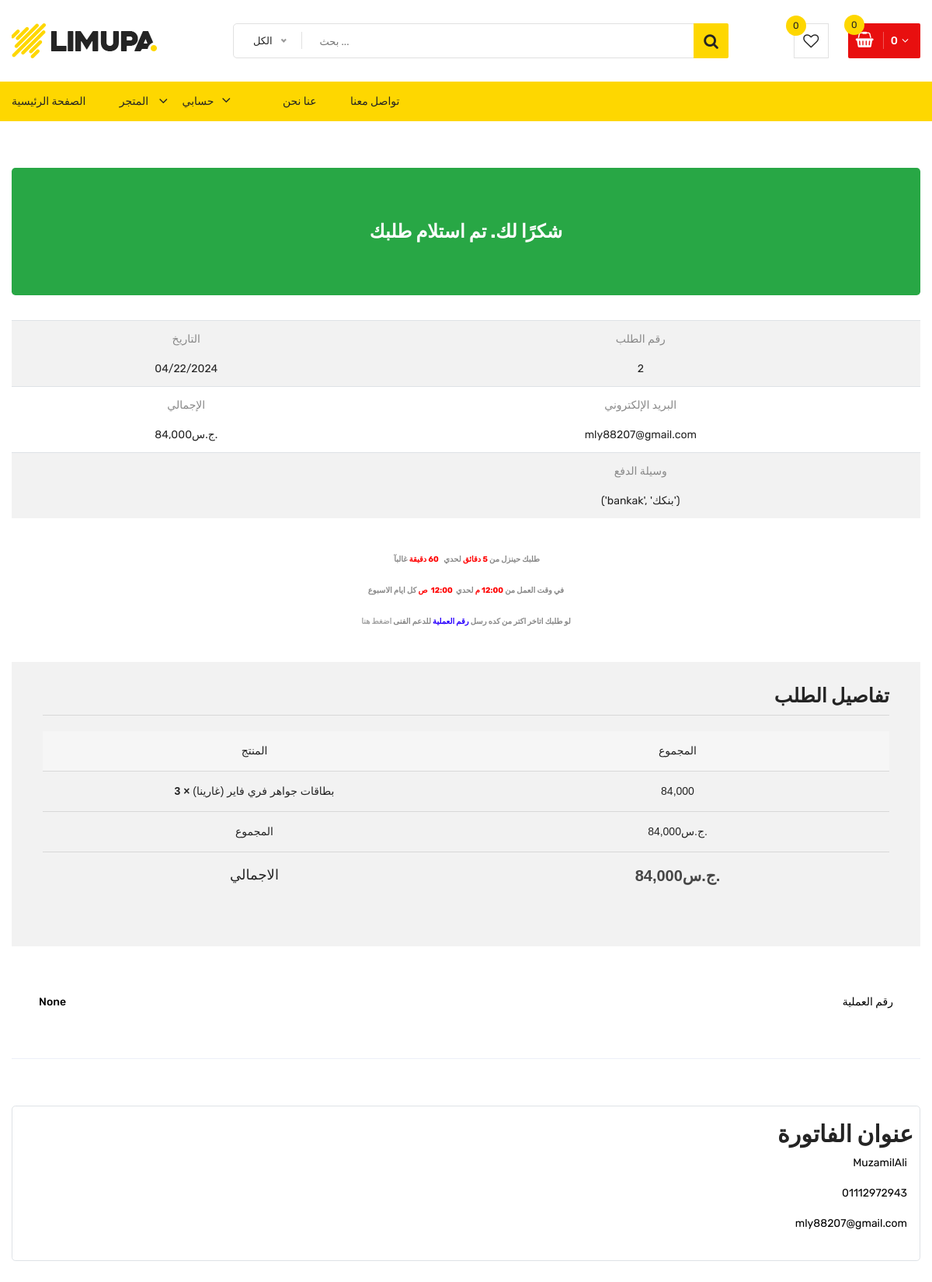
Page /payment/checkout-processed/2/ (signed in) on the committed database.
### apps/orders/models.py (models this page shows, shortened)
class Order(models.Model):
    PAYMENT_CHOICES = (
        ("bankak", "بنكك"),
        ("wallet", "محفظة الحساب"),
    )
    user = models.ForeignKey(User, on_delete=models.DO_NOTHING, related_name="user_order")
    full_name = models.CharField(max_length=50)
    email = models.EmailField()
    phone = models.CharField(max_length=100)
    created = models.DateTimeField(auto_now_add=True)
    total_paid = models.DecimalField(max_digits=8, decimal_places=0)
    order_key = models.CharField(max_length=200, null=True, blank=True)
    payment_screenshot = models.ImageField(null=True, blank=True)
    payment_method = models.CharField(
        max_length=20,
        choices=PAYMENT_CHOICES,
        blank=True,
        default="bankak",
    )
    order_number = models.PositiveIntegerField(null=True, blank=True)
    is_closed = models.BooleanField(default=False)
    class Meta:
        ordering = ["-created"]

class OrderItem(models.Model):
    order = models.ForeignKey(
        Order,
        on_delete=models.CASCADE,
        related_name="items",
    )
    card = models.ForeignKey(
        Card,
        on_delete=models.CASCADE,
        related_name="item_card",
    )
    price = models.DecimalField(max_digits=7, decimal_places=0)
    quantity = models.PositiveIntegerField(default=1)
    code = models.CharField(max_length=100, default="غير متوفر بعد")

### apps/shop/models.py (models this page shows, shortened)
class Card(models.Model):
    name = models.CharField(max_length=255)
    card_code = models.CharField(max_length=255)
    game = models.ForeignKey(Game, on_delete=models.CASCADE, related_name="game_cards")
    price = models.DecimalField(max_digits=7, decimal_places=0)
    discount = models.ForeignKey(Discount, on_delete=models.CASCADE, blank=True, null=True)
    created = models.DateTimeField(auto_now_add=True)
    is_active = models.BooleanField(default=True)
    objects = CardManager()
    active = CardManager()
    class Meta:
        verbose_name_plural = "Cards"
        ordering = ["price"]

class Game(models.Model):
    name = models.CharField(max_length=255, unique=True)
    note = models.TextField(blank=True, null=True)
    description = models.TextField(blank=True, null=True)
    image = models.ImageField(upload_to="games/")  # Optional image field
    category = models.ForeignKey(
        Category, related_name="cards", on_delete=models.SET_NULL, null=True, blank=True
    )
    created_by = models.ForeignKey(
        User, related_name="card_creator", on_delete=models.CASCADE, null=True, blank=True
    )
    slug = models.SlugField(max_length=125)
    is_active = models.BooleanField(default=True)
    created = models.DateTimeField(auto_now_add=True)
    updated = models.DateTimeField(auto_now=True)
    objects = models.Manager()
    active = CardManager()
    class Meta:
        verbose_name_plural = "Games"
        ordering = ["-created"]

### apps/payment/views.py (the view)
# urls.py: path("checkout-processed/<str:order_id>/", views.checkout_processed, name="checkout-processed"),
@login_required
def checkout_processed(request: HttpRequest, order_id):
    user = request.user
    order = get_object_or_404(Order, id=order_id, user=user)
    context = {"order": order}
    if not order.is_closed:
        return render(request, "payment/checkout-processed.html", context)
    return render(request, "account/user/order-details.html", context)

### apps/accounts/context_processors.py (called while the page is built)
def account_context(request):
    context = {"wishlist_count": 0}
    if request.user.is_authenticated:
        context["wishlist_count"] = Wishlist.objects.filter(user=request.user).count()
    return context

### apps/cart/cart.py (called while the page is built)
    def __len__(self):
        return sum(int(item["qty"]) for item in self.cart.values())

    def get_cart_total(self):
        return sum(int(item["price"]) * int(item["qty"]) for item in self.cart.values())

### apps/cart/context_processors.py (called while the page is built)
def cart(request):
    cart = Cart(request)
    cards = Card.objects.filter(id__in=cart.cart.keys())
    return {"cart": cart, "cart_cards": cards}

### apps/cart/templatetags/cart_filers.py (called while the page is built)
@register.filter
def order_item_total_price(order_item):
    return int(order_item.price) * order_item.quantity

### apps/shop/context_processors.py (called while the page is built)
def game_categories(request):
    categories = Category.objects.all()
    context = {"categories": categories}
    return context

### apps/shop/models.py (called while the page is built)
    def get_queryset(self):
        return super(CardManager, self).get_queryset().filter(is_active=True)

### utils/functional.py (called while the page is built)
def get_url(request=None):
    request = request or HttpRequest()
    domain = get_current_site(request).domain
    return "{0}://{1}".format(request.scheme, domain)

def get_full_url(request=None):
    request = request or HttpRequest()
    return get_url(request) + "{0}".format(request.get_full_path())

### templates/payment/checkout-processed.html (shortened to what this page needs)
{% extends 'base.html' %} {% load static %} {% load cart_filers %}{% load humanize %}{% block content %}
<div class="checkout-area pt-60 pb-30">
  <div class="container">
    <div class="jumbotron bg-success" style="text-align: center">
      <span style="font-size: 24px; font-weight: 700; color: white; direction: rtl">شكرًا لك. تم استلام طلبك</span>
    </div>
    <table class="table table-striped" style="text-align: center">
      <tbody>
        <tr>
          <td>
            <p>التاريخ</p>
            <span>{{order.created|date:"SHORT_DATE_FORMAT"}}</span>
          </td>
          <td>
            <p>رقم الطلب</p>
            <span>{{order.id}}</span>
          </td>
        </tr>
        <tr>
          <td>
            <p>الإجمالي</p>
            <span>{{order.total_paid|intcomma}}ج.س.</span>
          </td>
          <td>
            <p>البريد الإلكتروني</p>
            <span>{{order.email}}</span>
          </td>
        </tr>
        <tr>
          <td></td>
          <td colspan="2">
            <p>وسيلة الدفع</p>
            <span>{{order.get_payment_method_display}}</span>
          </td>
        </tr>
      </tbody>
    </table>
    <div style="margin: 40px 0">
      <p style="text-align: center">
        <b>
          <span style="font-size: x-small">
            &nbsp;طلبك حينزل من
            <span style="color: red">5 دقائق</span>
            لحدي
            <span style="color: red">&nbsp; 60 دقيقة</span>
            غالبآ
          </span>
        </b>
      </p>
      <p style="text-align: center">
        <b>
          <span style="font-size: x-small">
            <span style="color: red">12:00 م</span>
            لحدي&nbsp;
            <span style="color: red">
              12:00&nbsp;
              <span>ص</span>
            </span>
            كل ايام الاسبوع&nbsp;
          </span>
        </b>
      </p>
      <p style="text-align: center">
        <b>
          <span style="font-size: x-small">
            لو طلبك اتاخر اكتر من كده رسل
            <span style="color: #2b00fe">رقم العملية</span>
            للدعم الفنى
            <a href="{% url 'contact-us' %}">اضغط هنا</a>
          </span>
        </b>
      </p>
    </div>
    <div>
      <div class="your-order">
        <h3 class="arabic-text">تفاصيل الطلب</h3>
        <div class="your-order-table table-responsive">
          <table class="table">
            <thead>
              <tr>
                <th class="cart-product-name">المنتج</th>
                <th class="cart-product-total">المجموع</th>
              </tr>
            </thead>
            <tbody>
              {% for order_item in order.items.all %}
              <tr class="cart_item">
                <td class="cart-product-name">
                  {{order_item.card.game.name}}
                  <strong class="product-quantity">× {{order_item.quantity}}</strong>
                </td>
                <td class="cart-product-total">
                  <span class="amount">{{order_item|order_item_total_price|intcomma}}</span>
                </td>
              </tr>
              {% endfor %}
            </tbody>
            <tfoot>
              <tr class="cart-subtotal">
                <th>المجموع</th>
                <td><span class="amount">{{order.total_paid|intcomma}}ج.س.</span></td>
              </tr>
              <tr class="order-total">
                <th>الاجمالي</th>
                <td>
                  <strong><span class="amount">{{order.total_paid|intcomma}}ج.س.</span></strong>
                </td>
              </tr>
            </tfoot>
          </table>
        </div>
      </div>
    </div>
    <p
      style="
        margin-top: 60px;
        display: flex;
        justify-content: space-between;
        color: black;
        font-weight: 500;
        padding: 0 35px;
      ">
      <span>{{order.order_number}}</span>
      <span>رقم العملية</span>
    </p>
    <hr />
    <div class="jumbotron bg-white border" style="text-align: end; padding: 20px 8px">
      <h2>عنوان الفاتورة</h2>
      <address style="margin: 8px">
        <p style="color: black">{{order.full_name}}</p>
        <p style="color: black">{{order.phone}}</p>
        <p style="color: black">{{order.email}}</p>
      </address>
    </div>
  </div>
</div>
{% endblock %}

### static/css/responsive.css (style rules this page uses)
@media (min-width: 1200px) and (max-width: 1500px) { .container { max-width: 1170px; padding-left: 0; padding-right: 0; } }

### rows in the picture
Order: created "04/22/2024", id "2", total_paid "84,000", email "mly88207@gmail.com", payment_method "('bankak', 'بنكك')", order_number "None", full_name "MuzamilAli", phone "01112972943"
OrderItem: card.game.name "بطاقات جواهر فري فاير (غارينا)", quantity "3", price+quantity "84,000"

### other values in the picture
{{ wishlist_count }} "0"
{{ cart.get_cart_total|intcomma }} "0"
